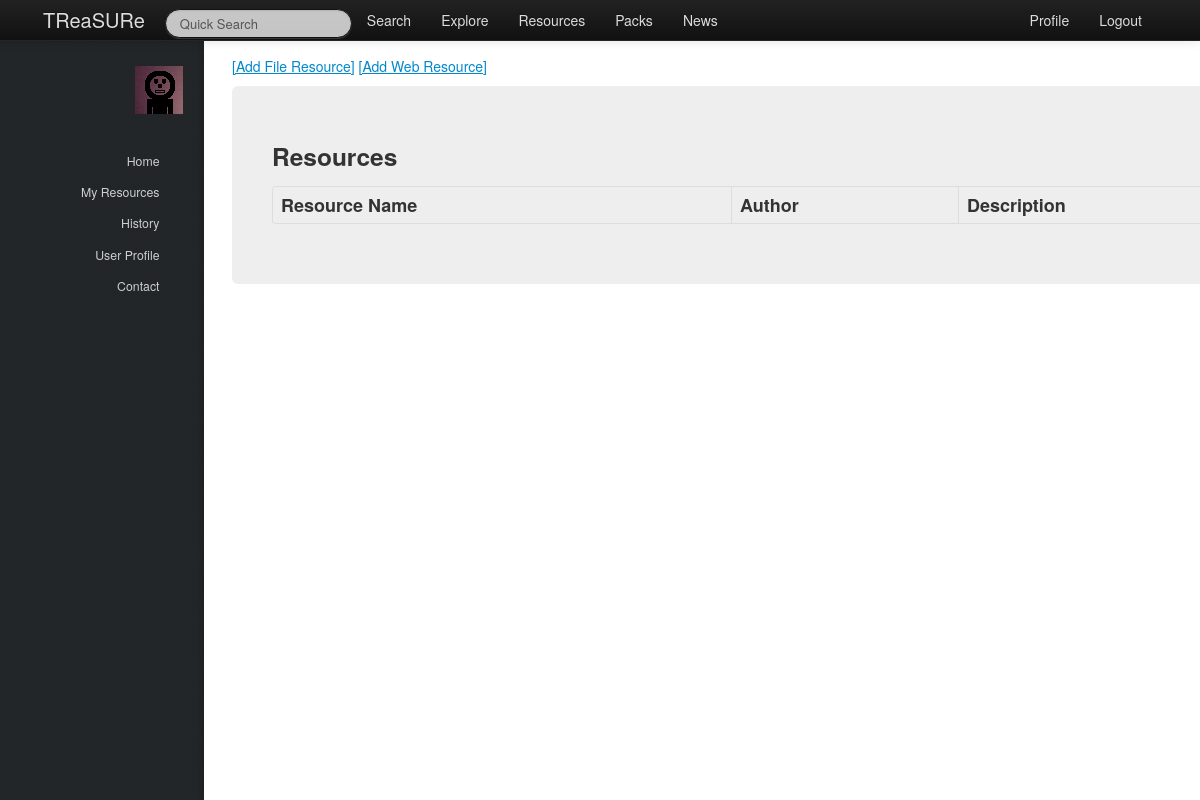
Page /treasure/resources/ (signed in) on the earlier database version.
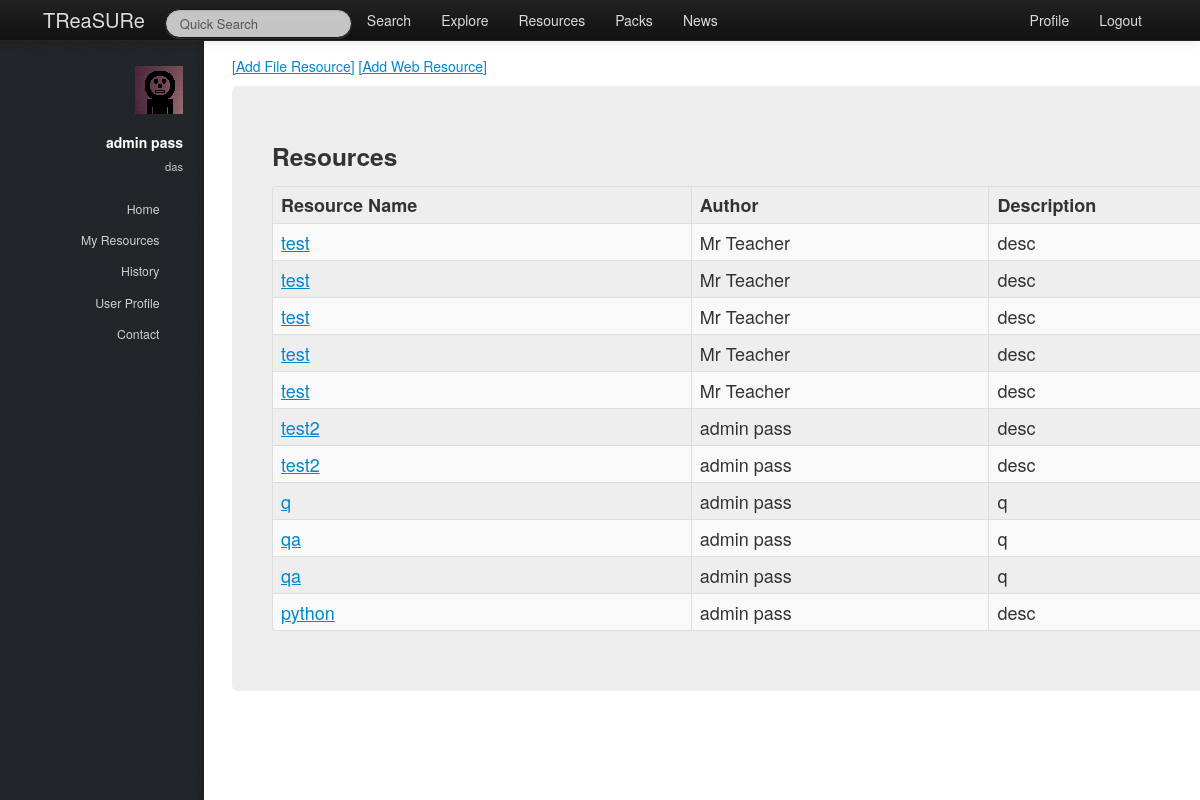
Same page on the later database version.
### treasure/models.py (models this page shows, shortened)
class Teacher(models.Model):
    user = models.OneToOneField(User)
    firstname = models.CharField(max_length=128)
    surname = models.CharField(max_length=128)
    school = models.ForeignKey(School, null=True)
    hubs = models.ManyToManyField(Hub, null=True)
    def __unicode__(self):
        return "%s %s" % (self.firstname, self.surname)

class School(models.Model):
    name = models.CharField(max_length=128)
    town = models.CharField(max_length=128)
    address = models.TextField()
    latitude = models.FloatField()
    longitude = models.FloatField()
    def __unicode__(self):
        return self.name

class Resource(models.Model):
    name = models.CharField(max_length=128)
    tree = models.TextField(null=True)#todo {properly implement tree generation}
    author = models.ForeignKey(Teacher)
    tags = models.ManyToManyField(Tag, null=True)
    packs = models.ManyToManyField(Pack, null=True, blank=True)
    description = models.TextField()

### treasure/views.py (the view)
@login_required
def resources(request):
    context = RequestContext(request)
    context_dict = sidebar(request)
    resource_list = Resource.objects.all()
    context_dict['resources'] = resource_list
    return render_to_response('treasure/resources.html', context_dict, context)

### treasure/views.py (called while the page is built)
def sidebar(request):
    context_dict = {}
    try:
        userid = request.user.id
        teacher = Teacher.objects.get(user = userid)
        context_dict['user_firstname'] = teacher.firstname
        context_dict['user_surname'] = teacher.surname
        context_dict['user_school'] = teacher.school
    except Teacher.DoesNotExist:
        context_dict['user_firstname'] = ""
        context_dict['user_surname'] = ""
        context_dict['school'] = ""
    return context_dict

### templates/treasure/resources.html (shortened to what this page needs)
{% extends 'treasure/base.html' %}
{% load static %}
{% block body_block %}
    <p><a href="/treasure/add_file_resource">[Add File Resource]</a>  <a href="/treasure/add_web_resource">[Add Web Resource]</a></p>
    <div class="hero-unit panel panel-default">
        <div class="panel-heading clearfix">
			<h3>Resources</h3>
        </div>
        <div class="panel-body">
            <div class="table-responsive">
                <table id="Resources" class="table table-striped table-bordered" cellspacing="0" width="100%">
                    <thead>
                        <tr>
                            <th>Resource Name</th>
                            <th>Author</th>
                            <th>Description</th>
                        </tr>
                    </thead>
                    <tbody>
                        {% for resource in resources %}
                            <tr class="studentLabel">
                                <td><a href="../resource/{{ resource.id }}">{{resource.name}}</a></td>
                                <td>{{resource.author}}</td>
                                <td>{{resource.description}}</td>
                            </tr>
                        {% endfor %}
                    </tbody>
                 </table>
            </div>
        </div>
    </div>
{% endblock %}

### templates/treasure/base.html (shortened to what this page needs)
<!DOCTYPE html>
{% load static %}
<html>
    <head>
		<link rel="stylesheet" href="http://cdn.datatables.net/1.10.2/css/jquery.dataTables.min.css"></style>
        <link href="{% static 'css/bootstrap-fluid-adj.css' %}" rel="stylesheet">
        <link href="{% static 'sidebar/css/main.css' %}" rel="stylesheet">
        <link href="{% static 'css/bootstrap.min.css' %}" rel="stylesheet" media="screen">
        <link rel="stylesheet" href="http://getbootstrap.com/examples/sticky-footer-navbar/sticky-footer-navbar.css">
        <link href="{% static 'css/bootstrap-responsive.css' %}" rel="stylesheet">
        <link href="{% static 'css/treasure.css' %}" rel="stylesheet">
    </head>
    <body>
        <div class="navbar navbar-inverse navbar-fixed-top">
           <div class="navbar-inner">
               <div class="container">
                   <a class="brand" href="/treasure/">TReaSURe</a>
                   <div class="nav-collapse collapse">
                       <ul class="nav pull-right">
                            {% if user.is_authenticated %}
                                <li><a href="/treasure/profile">Profile</a></li>
                            	<li><a href="/treasure/logout">Logout</a></li>
                            {% else %}
                            	<li><a href="/treasure/login">Login</a></li>
                            	<li><a href="/treasure/register">Register</a></li>
                            {% endif %}
                       </ul>
                       <ul class="nav">
                       {% if user.is_authenticated %}
                           <form class="navbar-search pull-left" action="">
						 		<input class="search-query span2" placeholder="Quick Search" type="text">
						   </form>
                           <li><a href="/treasure/search">Search</a></li>
                           <li><a href="/treasure/explore">Explore</a></li>
                           <li><a href="/treasure/resources">Resources</a></li>
                           <li><a href="/treasure/packs">Packs</a></li>
                       {% endif %}
                           <li><a href="/treasure/about">News</a></li>
                       </ul>
                   </div>
               </div>
           </div>
        </div>
        <div>
				<div id="header">
					<div class="top">
                       {% if user.is_authenticated %}
							<div id="logo">
								<span class="image avatar48"><img src="{% static 'images/avatar.jpg' %}" alt="user avatar" /></span>
								<h1 id="title">{{ user_firstname }} {{ user_surname }}</h1>
								<p>{{ user_school }}</p>
							</div>
	                   {% endif %}
                        <nav id="nav">
							<ul>
								{% if user.is_authenticated %}
									<li><a href="/treasure/" id="home-link" class="skel-layers-ignoreHref"><span>Home</span></a></li>
									<li><a href="/treasure/resources" class="skel-layers-ignoreHref"><span>My Resources</span></a></li>
									<li><a href="/treasure/about" class="skel-layers-ignoreHref"><span>History</span></a></li>
									<li><a href="/treasure/profile" class="skel-layers-ignoreHref"><span>User Profile</span></a></li>
									<li><a href="#contact" class="skel-layers-ignoreHref"><span>Contact</span></a></li>
								{% else %}
									<li><a href="/treasure/login"><span>Login</span></a></li>
									<li><a href="/treasure/register" class="skel-layers-ignoreHref"><span>Register</span></a></li>
								{% endif %}
							</ul>
						</nav>
					</div>
				</div>
			<div id="main">
				<section id="MainPage">
                    <div class="container">
                        {% block body_block%}{% endblock%}
                    </div>
                </section>
            </div>
        </div>
    </body>
</html>

Differences in the rows shown:
added Teacher: firstname "admin", surname "pass"
added School: name "das"
added Resource: name "test", author "Mr Teacher", description "desc"
added Resource: name "test", author "Mr Teacher", description "desc"
added Resource: name "test", author "Mr Teacher", description "desc"
added Resource: name "test", author "Mr Teacher", description "desc"
added Resource: name "test", author "Mr Teacher", description "desc"
added Resource: name "test2", author "admin pass", description "desc"
added Resource: name "test2", author "admin pass", description "desc"
added Resource: name "q", author "admin pass", description "q"
added Resource: name "qa", author "admin pass", description "q"
added Resource: name "qa", author "admin pass", description "q"
added Resource: name "python", author "admin pass", description "desc"
